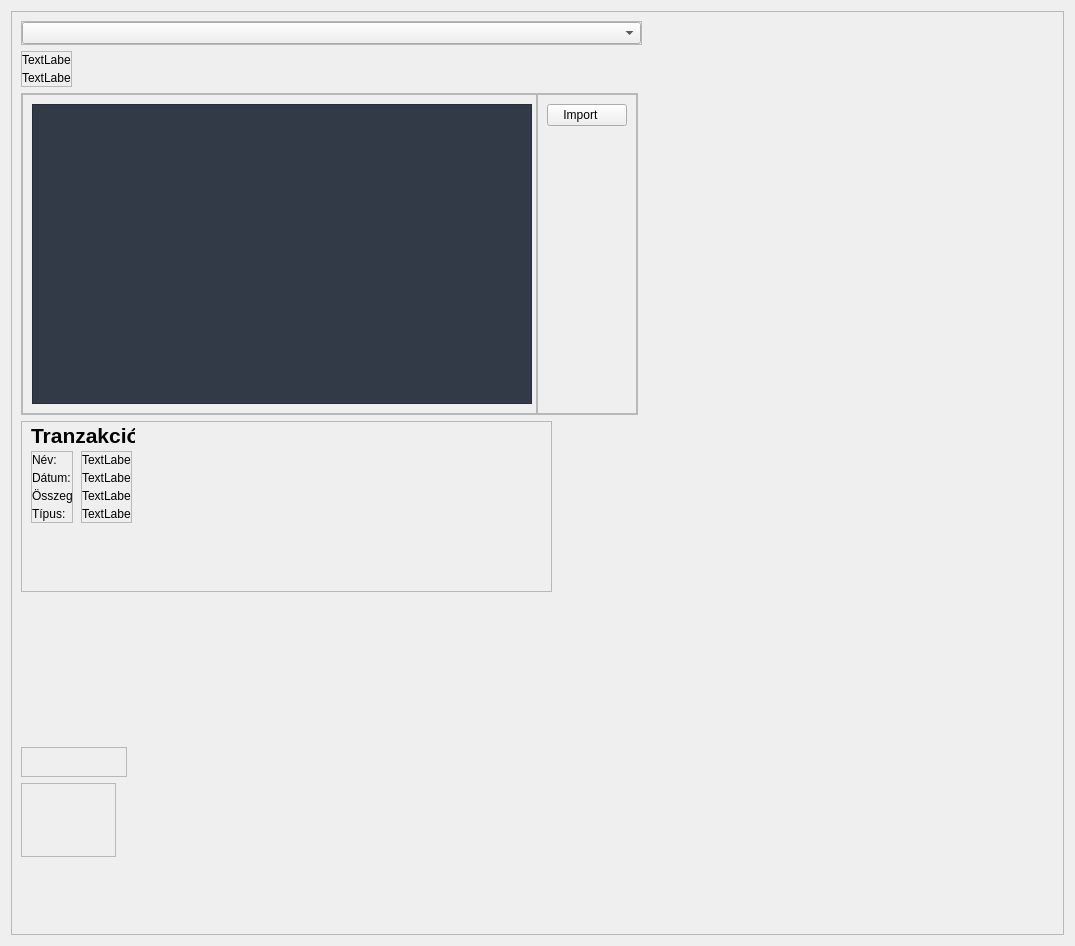
<?xml version="1.0" encoding="UTF-8"?>
<ui version="4.0">
 <class>Form</class>
 <widget class="QWidget" name="Form">
  <property name="geometry">
   <rect>
    <x>0</x>
    <y>0</y>
    <width>1075</width>
    <height>946</height>
   </rect>
  </property>
  <property name="windowTitle">
   <string>Form</string>
  </property>
  <property name="styleSheet">
   <string notr="true">QTableView {
	color: white;
	background-color: #313a46;
}

QTableView::Item {
	border-bottom: 2px solid #222b31;
	color: white;
	padding-left: 3px;
}</string>
  </property>
  <layout class="QVBoxLayout" name="verticalLayout">
   <item>
    <widget class="QFrame" name="frame">
     <property name="frameShape">
      <enum>QFrame::StyledPanel</enum>
     </property>
     <property name="frameShadow">
      <enum>QFrame::Raised</enum>
     </property>
     <widget class="QFrame" name="frame_5">
      <property name="geometry">
       <rect>
        <x>10</x>
        <y>10</y>
        <width>621</width>
        <height>24</height>
       </rect>
      </property>
      <property name="frameShape">
       <enum>QFrame::StyledPanel</enum>
      </property>
      <property name="frameShadow">
       <enum>QFrame::Raised</enum>
      </property>
      <layout class="QVBoxLayout" name="verticalLayout_2">
       <property name="spacing">
        <number>0</number>
       </property>
       <property name="leftMargin">
        <number>0</number>
       </property>
       <property name="topMargin">
        <number>0</number>
       </property>
       <property name="rightMargin">
        <number>0</number>
       </property>
       <property name="bottomMargin">
        <number>0</number>
       </property>
       <item>
        <widget class="QComboBox" name="comboBox"/>
       </item>
      </layout>
     </widget>
     <widget class="QFrame" name="frame_4">
      <property name="geometry">
       <rect>
        <x>10</x>
        <y>40</y>
        <width>51</width>
        <height>36</height>
       </rect>
      </property>
      <property name="frameShape">
       <enum>QFrame::StyledPanel</enum>
      </property>
      <property name="frameShadow">
       <enum>QFrame::Raised</enum>
      </property>
      <layout class="QGridLayout" name="gridLayout">
       <property name="leftMargin">
        <number>0</number>
       </property>
       <property name="topMargin">
        <number>0</number>
       </property>
       <property name="rightMargin">
        <number>0</number>
       </property>
       <property name="bottomMargin">
        <number>0</number>
       </property>
       <property name="horizontalSpacing">
        <number>0</number>
       </property>
       <property name="verticalSpacing">
        <number>2</number>
       </property>
       <item row="1" column="0">
        <widget class="QLabel" name="categorysum_label">
         <property name="text">
          <string>TextLabel</string>
         </property>
        </widget>
       </item>
       <item row="0" column="0">
        <widget class="QLabel" name="categoryname_label">
         <property name="text">
          <string>TextLabel</string>
         </property>
        </widget>
       </item>
      </layout>
     </widget>
     <widget class="QFrame" name="frame_3">
      <property name="geometry">
       <rect>
        <x>10</x>
        <y>82</y>
        <width>617</width>
        <height>322</height>
       </rect>
      </property>
      <property name="frameShape">
       <enum>QFrame::StyledPanel</enum>
      </property>
      <property name="frameShadow">
       <enum>QFrame::Raised</enum>
      </property>
      <layout class="QHBoxLayout" name="horizontalLayout_3">
       <property name="spacing">
        <number>0</number>
       </property>
       <property name="leftMargin">
        <number>0</number>
       </property>
       <property name="topMargin">
        <number>0</number>
       </property>
       <property name="rightMargin">
        <number>0</number>
       </property>
       <property name="bottomMargin">
        <number>0</number>
       </property>
       <item>
        <widget class="QFrame" name="frame_10">
         <property name="minimumSize">
          <size>
           <width>50</width>
           <height>0</height>
          </size>
         </property>
         <property name="frameShape">
          <enum>QFrame::StyledPanel</enum>
         </property>
         <property name="frameShadow">
          <enum>QFrame::Raised</enum>
         </property>
         <layout class="QGridLayout" name="gridLayout_2">
          <item row="0" column="0">
           <widget class="QTableView" name="tableView">
            <property name="sizePolicy">
             <sizepolicy hsizetype="Minimum" vsizetype="Maximum">
              <horstretch>0</horstretch>
              <verstretch>0</verstretch>
             </sizepolicy>
            </property>
            <property name="minimumSize">
             <size>
              <width>500</width>
              <height>300</height>
             </size>
            </property>
            <property name="selectionBehavior">
             <enum>QAbstractItemView::SelectItems</enum>
            </property>
            <attribute name="horizontalHeaderVisible">
             <bool>false</bool>
            </attribute>
            <attribute name="verticalHeaderVisible">
             <bool>false</bool>
            </attribute>
           </widget>
          </item>
         </layout>
        </widget>
       </item>
       <item>
        <widget class="QFrame" name="frame_9">
         <property name="minimumSize">
          <size>
           <width>0</width>
           <height>0</height>
          </size>
         </property>
         <property name="frameShape">
          <enum>QFrame::StyledPanel</enum>
         </property>
         <property name="frameShadow">
          <enum>QFrame::Raised</enum>
         </property>
         <layout class="QVBoxLayout" name="verticalLayout_5">
          <item alignment="Qt::AlignLeft">
           <widget class="QPushButton" name="pushButton">
            <property name="sizePolicy">
             <sizepolicy hsizetype="Minimum" vsizetype="Fixed">
              <horstretch>0</horstretch>
              <verstretch>0</verstretch>
             </sizepolicy>
            </property>
            <property name="minimumSize">
             <size>
              <width>0</width>
              <height>0</height>
             </size>
            </property>
            <property name="text">
             <string>Import    </string>
            </property>
            <property name="iconSize">
             <size>
              <width>12</width>
              <height>12</height>
             </size>
            </property>
           </widget>
          </item>
          <item>
           <spacer name="verticalSpacer">
            <property name="orientation">
             <enum>Qt::Vertical</enum>
            </property>
            <property name="sizeHint" stdset="0">
             <size>
              <width>20</width>
              <height>40</height>
             </size>
            </property>
           </spacer>
          </item>
         </layout>
        </widget>
       </item>
      </layout>
     </widget>
     <widget class="QFrame" name="frame_8">
      <property name="geometry">
       <rect>
        <x>10</x>
        <y>736</y>
        <width>106</width>
        <height>30</height>
       </rect>
      </property>
      <property name="frameShape">
       <enum>QFrame::StyledPanel</enum>
      </property>
      <property name="frameShadow">
       <enum>QFrame::Raised</enum>
      </property>
      <layout class="QVBoxLayout" name="verticalLayout_3">
       <property name="spacing">
        <number>0</number>
       </property>
       <property name="leftMargin">
        <number>0</number>
       </property>
       <property name="topMargin">
        <number>0</number>
       </property>
       <property name="rightMargin">
        <number>0</number>
       </property>
       <property name="bottomMargin">
        <number>0</number>
       </property>
      </layout>
     </widget>
     <widget class="QFrame" name="frame_2">
      <property name="geometry">
       <rect>
        <x>10</x>
        <y>772</y>
        <width>95</width>
        <height>74</height>
       </rect>
      </property>
      <property name="frameShape">
       <enum>QFrame::StyledPanel</enum>
      </property>
      <property name="frameShadow">
       <enum>QFrame::Raised</enum>
      </property>
      <layout class="QHBoxLayout" name="horizontalLayout">
       <property name="spacing">
        <number>0</number>
       </property>
       <property name="leftMargin">
        <number>0</number>
       </property>
       <property name="topMargin">
        <number>0</number>
       </property>
       <property name="rightMargin">
        <number>0</number>
       </property>
       <property name="bottomMargin">
        <number>0</number>
       </property>
      </layout>
     </widget>
     <widget class="QFrame" name="frame_11">
      <property name="geometry">
       <rect>
        <x>10</x>
        <y>410</y>
        <width>531</width>
        <height>171</height>
       </rect>
      </property>
      <property name="frameShape">
       <enum>QFrame::StyledPanel</enum>
      </property>
      <property name="frameShadow">
       <enum>QFrame::Raised</enum>
      </property>
      <widget class="QFrame" name="frame_6">
       <property name="geometry">
        <rect>
         <x>60</x>
         <y>30</y>
         <width>51</width>
         <height>72</height>
        </rect>
       </property>
       <property name="frameShape">
        <enum>QFrame::StyledPanel</enum>
       </property>
       <property name="frameShadow">
        <enum>QFrame::Raised</enum>
       </property>
       <layout class="QVBoxLayout" name="verticalLayout_4">
        <property name="spacing">
         <number>2</number>
        </property>
        <property name="leftMargin">
         <number>0</number>
        </property>
        <property name="topMargin">
         <number>0</number>
        </property>
        <property name="rightMargin">
         <number>0</number>
        </property>
        <property name="bottomMargin">
         <number>0</number>
        </property>
        <item>
         <widget class="QLabel" name="tran_type">
          <property name="text">
           <string>TextLabel</string>
          </property>
         </widget>
        </item>
        <item>
         <widget class="QLabel" name="tran_date">
          <property name="text">
           <string>TextLabel</string>
          </property>
         </widget>
        </item>
        <item>
         <widget class="QLabel" name="tran_amount">
          <property name="text">
           <string>TextLabel</string>
          </property>
         </widget>
        </item>
        <item>
         <widget class="QLabel" name="tran_name">
          <property name="text">
           <string>TextLabel</string>
          </property>
         </widget>
        </item>
       </layout>
      </widget>
      <widget class="QLabel" name="label_5">
       <property name="geometry">
        <rect>
         <x>10</x>
         <y>0</y>
         <width>104</width>
         <height>28</height>
        </rect>
       </property>
       <property name="font">
        <font>
         <pointsize>16</pointsize>
         <bold>true</bold>
        </font>
       </property>
       <property name="text">
        <string>Tranzakció</string>
       </property>
      </widget>
      <widget class="QFrame" name="frame_7">
       <property name="geometry">
        <rect>
         <x>10</x>
         <y>30</y>
         <width>42</width>
         <height>72</height>
        </rect>
       </property>
       <property name="frameShape">
        <enum>QFrame::StyledPanel</enum>
       </property>
       <property name="frameShadow">
        <enum>QFrame::Raised</enum>
       </property>
       <layout class="QVBoxLayout" name="verticalLayout_6">
        <property name="spacing">
         <number>2</number>
        </property>
        <property name="leftMargin">
         <number>0</number>
        </property>
        <property name="topMargin">
         <number>0</number>
        </property>
        <property name="rightMargin">
         <number>0</number>
        </property>
        <property name="bottomMargin">
         <number>0</number>
        </property>
        <item>
         <widget class="QLabel" name="label">
          <property name="text">
           <string>Név:</string>
          </property>
         </widget>
        </item>
        <item>
         <widget class="QLabel" name="label_2">
          <property name="text">
           <string>Dátum:</string>
          </property>
         </widget>
        </item>
        <item>
         <widget class="QLabel" name="label_3">
          <property name="text">
           <string>Összeg:</string>
          </property>
         </widget>
        </item>
        <item>
         <widget class="QLabel" name="label_4">
          <property name="text">
           <string>Típus:</string>
          </property>
         </widget>
        </item>
       </layout>
      </widget>
     </widget>
    </widget>
   </item>
  </layout>
 </widget>
 <resources/>
 <connections/>
</ui>
